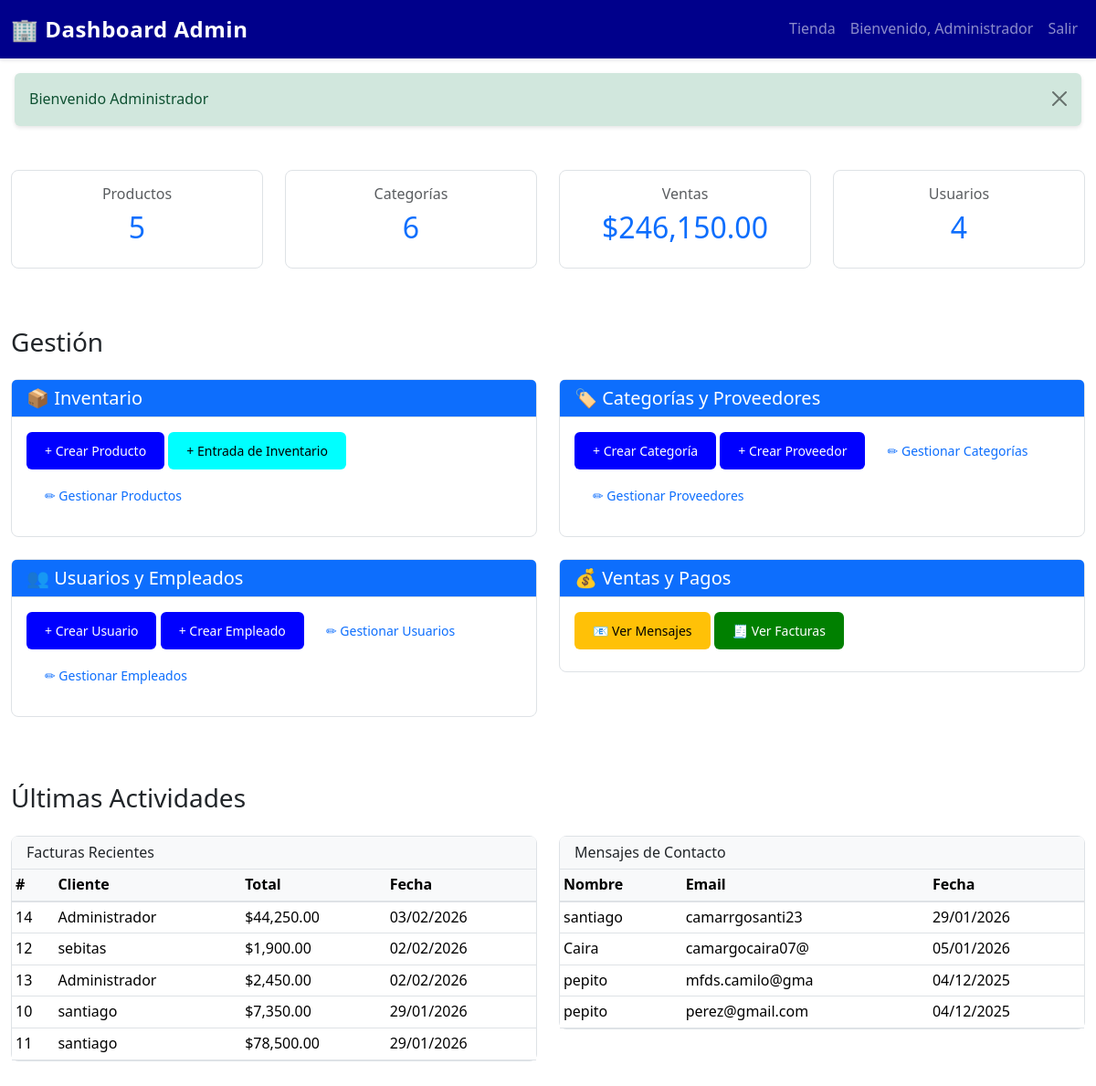
The page /FRONTEND/index.php?route=admin/dashboard (signed in) on the database as committed earlier.
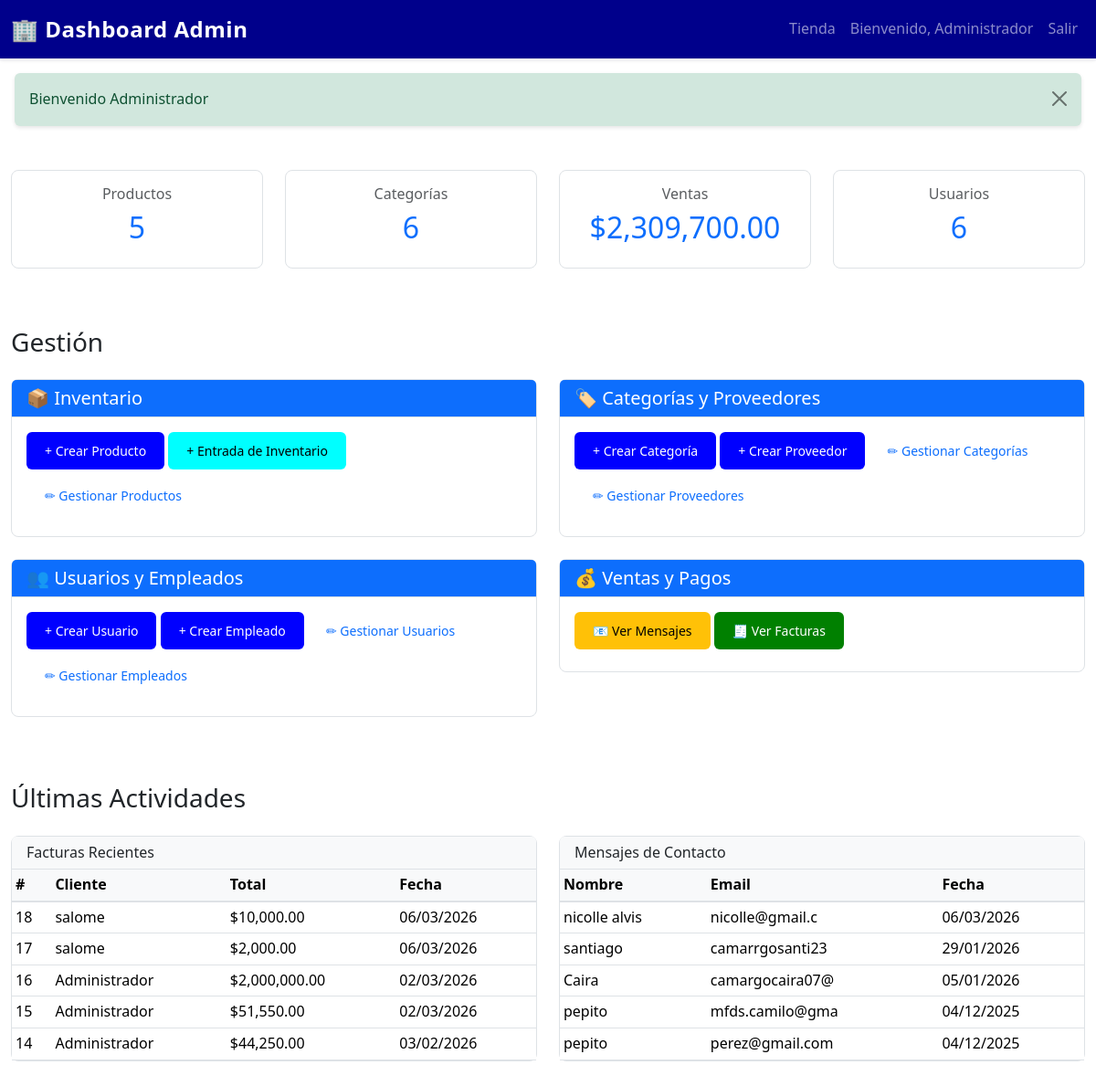
The same page on the database as committed later.
### tables this page shows
CREATE TABLE `factura` (
  `idFACTURA` int(11) NOT NULL,
  `fechaFACTURA` date DEFAULT NULL,
  `idUSUARIO` int(11) DEFAULT NULL,
  `totalFACTURA` int(11) DEFAULT NULL
);

CREATE TABLE `usuario` (
  `idUSUARIO` int(11) NOT NULL,
  `numdocUSUARIO` int(11) DEFAULT NULL,
  `tipodocumenUSUARIO` varchar(20) DEFAULT NULL,
  `nomUSUARIO` varchar(30) DEFAULT NULL,
  `direcUSUARIO` varchar(120) DEFAULT NULL,
  `telUSUARIO` int(11) DEFAULT NULL,
  `emailUSUARIO` varchar(40) DEFAULT NULL,
  `pass` varchar(255) DEFAULT NULL,
  `rolUSUARIO` enum('admin','usuario','empleado') DEFAULT 'usuario',
  `cargoUSUARIO` varchar(20) DEFAULT NULL,
  `reset_token` varchar(255) DEFAULT NULL COMMENT 'Token para recuperaci?n de contrase?a',
  `reset_token_expira` datetime DEFAULT NULL COMMENT 'Fecha de expiraci?n del token',
  `fecha_creacion` timestamp NOT NULL DEFAULT current_timestamp() COMMENT 'Fecha de creaci?n del usuario',
  `fecha_actualizacion` timestamp NOT NULL DEFAULT current_timestamp() ON UPDATE current_timestamp() COMMENT 'Fecha ?ltima actualizaci?n'
);

CREATE TABLE `mensajes_contacto` (
  `id_mensaje` int(11) NOT NULL,
  `nombre` varchar(100) NOT NULL,
  `correo` varchar(100) NOT NULL,
  `telefono` varchar(20) DEFAULT NULL,
  `mensaje` text NOT NULL,
  `fecha_envio` timestamp NOT NULL DEFAULT current_timestamp()
);

### FRONTEND/models/ProductoModel.php (called while the page is built, shortened)
<?php
class ProductoModel {
    private $db;
    public function __construct($database) {
        $this->db = $database;
    }
    public function obtenerTodos() {
        $query = "SELECT p.*, c.nomCATEGORIA, pr.nomPROVEEDOR
                  FROM producto p
                  LEFT JOIN categoria c ON p.idCATEGORIA = c.idCATEGORIA
                  LEFT JOIN proveedor pr ON p.idPROVEEDOR = pr.idPROVEEDOR
                  ORDER BY p.idPRODUCTO DESC";
        $stmt = $this->db->prepare($query);
        $stmt->execute();
        return $stmt->fetchAll(PDO::FETCH_ASSOC);
    }
}

### FRONTEND/models/CategoriaModel.php (called while the page is built, shortened)
<?php
class CategoriaModel {
    private $db;
    public function __construct($database) {
        $this->db = $database;
    }
    public function contar() {
        $query = "SELECT COUNT(*) as total FROM categoria";
        $stmt = $this->db->prepare($query);
        $stmt->execute();
        $result = $stmt->fetch(PDO::FETCH_ASSOC);
        return $result['total'];
    }
}

### FRONTEND/models/FacturaModel.php (called while the page is built, shortened)
<?php
class FacturaModel {
    private $db;
    public function __construct($database) {
        $this->db = $database;
    }
    public function obtenerTodas() {
        $query = "SELECT f.*, u.nomUSUARIO, u.emailUSUARIO
                  FROM factura f
                  JOIN usuario u ON f.idUSUARIO = u.idUSUARIO
                  ORDER BY f.fechaFACTURA DESC";
        $stmt = $this->db->prepare($query);
        $stmt->execute();
        return $stmt->fetchAll(PDO::FETCH_ASSOC);
    }
    public function obtenerTotal() {
        $query = "SELECT SUM(totalFACTURA) as total FROM factura";
        $stmt = $this->db->prepare($query);
        $stmt->execute();
        $result = $stmt->fetch(PDO::FETCH_ASSOC);
        return $result['total'] ?? 0;
    }
}

### FRONTEND/models/UsuarioModel.php (called while the page is built, shortened)
<?php
class UsuarioModel {
    private $db;
    public function __construct($database) {
        $this->db = $database;
    }
    public function contar() {
        return $this->db->query("SELECT COUNT(*) FROM usuario")->fetchColumn();
    }
}

### FRONTEND/models/MensajeModel.php (called while the page is built, shortened)
<?php
class MensajeModel {
    private $db;
    public function __construct($database) {
        $this->db = $database;
    }
public function obtenerRecientes($limit = 5) {
    $limit = (int)$limit;
    $query = "SELECT * FROM mensajes_contacto
              ORDER BY fecha_envio DESC
              LIMIT $limit";
    $stmt = $this->db->prepare($query);
    $stmt->execute();
    return $stmt->fetchAll(PDO::FETCH_ASSOC);
    }
}

### FRONTEND/views/admin/dashboard.php (the view, shortened to what the changed rows need)
<?php
require_once 'models/ProductoModel.php';
require_once 'models/CategoriaModel.php';
require_once 'models/UsuarioModel.php';
require_once 'models/FacturaModel.php';
require_once 'models/MensajeModel.php';
$db = new Database();
$conn = $db->connect();
$productoModel = new ProductoModel($conn);
$categoriaModel = new CategoriaModel($conn);
$usuarioModel = new UsuarioModel($conn);
$facturaModel = new FacturaModel($conn);
$mensajeModel = new MensajeModel($conn);
?>
<!DOCTYPE html>
<html lang="es">
<head>
    <link href="https://cdn.jsdelivr.net/npm/bootstrap@5.3.0/dist/css/bootstrap.min.css" rel="stylesheet">
    <link rel="stylesheet" href="assets/css/styles.css">
</head>
<body>
    <nav class="navbar navbar-expand-lg navbar-dark bg-dark-blue">
        <div class="container-fluid">
            <a class="navbar-brand fw-bold" href="index.php?route=admin/dashboard">🏢 Dashboard Admin</a>
            <div class="collapse navbar-collapse" id="navbarNav">
                <ul class="navbar-nav ms-auto">
                    <li class="nav-item">
                        <a class="nav-link" href="index.php?route=index">Tienda</a>
                    </li>
                    <li class="nav-item">
                        <span class="nav-link">Bienvenido, <?= $_SESSION['usuario_nombre'] ?></span>
                    </li>
                    <li class="nav-item">
                        <a class="nav-link" href="index.php?route=logout">Salir</a>
                    </li>
                </ul>
            </div>
        </div>
    </nav>
    <?php if (isset($_SESSION['success'])): ?>
        <div class="alert alert-success alert-dismissible fade show m-3" role="alert">
            <?= $_SESSION['success'] ?>
            <button type="button" class="btn-close" data-bs-dismiss="alert"></button>
        </div>
    <?php endif; ?>
    <div class="container-fluid my-5">
        <div class="row mb-5">
            <div class="col-md-3 mb-3">
                <div class="card text-center">
                    <div class="card-body">
                        <h6 class="card-title text-muted">Productos</h6>
                        <h2 class="text-primary"><?= $productoModel->obtenerTodos() ? count($productoModel->obtenerTodos()) : 0 ?></h2>
                    </div>
                </div>
            </div>
            <div class="col-md-3 mb-3">
                <div class="card text-center">
                    <div class="card-body">
                        <h6 class="card-title text-muted">Categorías</h6>
                        <h2 class="text-primary"><?= $categoriaModel->contar() ?></h2>
                    </div>
                </div>
            </div>
            <div class="col-md-3 mb-3">
                <div class="card text-center">
                    <div class="card-body">
                        <h6 class="card-title text-muted">Ventas</h6>
                        <h2 class="text-primary">$<?= number_format($facturaModel->obtenerTotal(), 2) ?></h2>
                    </div>
                </div>
            </div>
            <div class="col-md-3 mb-3">
                <div class="card text-center">
                    <div class="card-body">
                        <h6 class="card-title text-muted">Usuarios</h6>
                        <h2 class="text-primary"><?= $usuarioModel->contar() ?></h2>
                    </div>
                </div>
            </div>
        </div>
        <h3 class="mb-4">Gestión</h3>
        <div class="row">
            <div class="col-md-6 mb-4">
                <div class="card">
                    <div class="card-header bg-primary-blue text-white">
                        <h5 class="mb-0">📦 Inventario</h5>
                    </div>
                    <div class="card-body">
                        <a href="index.php?route=admin/producto/crear" class="btn btn-primary btn-sm mb-2">+ Crear Producto</a>
                        <a href="index.php?route=admin/entrada/crear" class="btn btn-info btn-sm mb-2">+ Entrada de Inventario</a>
                        <a href="index.php?route=admin/producto/listar" class="btn btn-outline-primary btn-sm mb-2">✏ Gestionar Productos</a>
                    </div>
                </div>
            </div>
            <div class="col-md-6 mb-4">
                <div class="card">
                    <div class="card-header bg-primary-blue text-white">
                        <h5 class="mb-0">🏷️ Categorías y Proveedores</h5>
                    </div>
                    <div class="card-body">
                        <a href="index.php?route=admin/categoria/crear" class="btn btn-primary btn-sm mb-2">+ Crear Categoría</a>
                        <a href="index.php?route=admin/proveedor/crear" class="btn btn-primary btn-sm mb-2">+ Crear Proveedor</a>
                        <a href="index.php?route=admin/categoria/listar" class="btn btn-outline-primary btn-sm mb-2"> ✏ Gestionar Categorías </a>
                        <a href="index.php?route=admin/proveedor/listar" class="btn btn-outline-primary btn-sm mb-2">✏ Gestionar Proveedores</a>
                    </div>
                </div>
            </div>
            <div class="col-md-6 mb-4">
                <div class="card">
                    <div class="card-header bg-primary-blue text-white">
                        <h5 class="mb-0">👥 Usuarios y Empleados</h5>
                    </div>
                    <div class="card-body">
                        <a href="index.php?route=admin/usuario/crear" class="btn btn-primary btn-sm mb-2">+ Crear Usuario</a>
                        <a href="index.php?route=admin/empleado/crear" class="btn btn-primary btn-sm mb-2">+ Crear Empleado</a>
                        <a href="index.php?route=admin/usuario/listar" class="btn btn-outline-primary btn-sm mb-2">✏ Gestionar Usuarios</a>
                        <a href="index.php?route=admin/empleado/listar" class="btn btn-outline-primary btn-sm mb-2">✏ Gestionar Empleados</a>
                    </div>
                </div>
            </div>
            <div class="col-md-6 mb-4">
                <div class="card">
                    <div class="card-header bg-primary-blue text-white">
                        <h5 class="mb-0">💰 Ventas y Pagos</h5>
                    </div>
                    <div class="card-body">
                        <a href="index.php?route=admin/mensajes" class="btn btn-warning btn-sm mb-2">📧 Ver Mensajes</a>
                        <a href="index.php?route=admin/factura/listar" class="btn btn-success btn-sm mb-2">🧾 Ver Facturas</a>
                    </div>
                </div>
            </div>
        </div>
        <h3 class="mb-4 mt-5">Últimas Actividades</h3>
        <div class="row">
            <div class="col-md-6 mb-4">
                <div class="card">
                    <div class="card-header bg-light">
                        <h6 class="mb-0">Facturas Recientes</h6>
                    </div>
                    <div class="table-responsive">
                        <table class="table table-sm table-hover mb-0">
                            <thead class="table-light">
                                <tr>
                                    <th>#</th>
                                    <th>Cliente</th>
                                    <th>Total</th>
                                    <th>Fecha</th>
                                </tr>
                            </thead>
                            <tbody>
                                <?php
                                $facturas = $facturaModel->obtenerTodas();
                                foreach (array_slice($facturas, 0, 5) as $factura):
                                ?>
                                    <tr>
                                        <td><?= $factura['idFACTURA'] ?></td>
                                        <td><?= htmlspecialchars(substr($factura['nomUSUARIO'], 0, 20)) ?></td>
                                        <td>$<?= number_format($factura['totalFACTURA'], 2) ?></td>
                                        <td><?= date('d/m/Y', strtotime($factura['fechaFACTURA'])) ?></td>
                                    </tr>
                                <?php endforeach; ?>
                            </tbody>
                        </table>
                    </div>
                </div>
            </div>
            <div class="col-md-6 mb-4">
                <div class="card">
                    <div class="card-header bg-light">
                        <h6 class="mb-0">Mensajes de Contacto</h6>
                    </div>
                    <div class="table-responsive">
                        <table class="table table-sm table-hover mb-0">
                            <thead class="table-light">
                                <tr>
                                    <th>Nombre</th>
                                    <th>Email</th>
                                    <th>Fecha</th>
                                </tr>
                            </thead>
                            <tbody>
                                <?php
                                $mensajes = $mensajeModel->obtenerRecientes(5);
                                foreach ($mensajes as $msg):
                                ?>
                                    <tr>
                                        <td><?= htmlspecialchars(substr($msg['nombre'], 0, 15)) ?></td>
                                        <td><?= htmlspecialchars(substr($msg['correo'], 0, 15)) ?></td>
                                        <td><?= date('d/m/Y', strtotime($msg['fecha_envio'])) ?></td>
                                    </tr>
                                <?php endforeach; ?>
                            </tbody>
                        </table>
                    </div>
                </div>
            </div>
        </div>
    </div>
</body>
</html>

Rows that differ between the two databases and show on the page:
no longer on this page (row unchanged): factura: idFACTURA "12", idUSUARIO.nomUSUARIO "sebitas", totalFACTURA "1,900.00", fechaFACTURA "02/02/2026"
no longer on this page (row unchanged): factura: idFACTURA "13", idUSUARIO.nomUSUARIO "Administrador", totalFACTURA "2,450.00", fechaFACTURA "02/02/2026"
no longer on this page (row unchanged): factura: idFACTURA "10", idUSUARIO.nomUSUARIO "santiago", totalFACTURA "7,350.00", fechaFACTURA "29/01/2026"
no longer on this page (row unchanged): factura: idFACTURA "11", idUSUARIO.nomUSUARIO "santiago", totalFACTURA "78,500.00", fechaFACTURA "29/01/2026"
added factura: idFACTURA "18", idUSUARIO.nomUSUARIO "salome", totalFACTURA "10,000.00", fechaFACTURA "06/03/2026"
added factura: idFACTURA "17", idUSUARIO.nomUSUARIO "salome", totalFACTURA "2,000.00", fechaFACTURA "06/03/2026"
added factura: idFACTURA "16", idUSUARIO.nomUSUARIO "Administrador", totalFACTURA "2,000,000.00", fechaFACTURA "02/03/2026"
added factura: idFACTURA "15", idUSUARIO.nomUSUARIO "Administrador", totalFACTURA "51,550.00", fechaFACTURA "02/03/2026"
added mensajes_contacto: nombre "nicolle alvis", correo "nicolle@gmail.c", fecha_envio "06/03/2026"
Other text that changed with them:
$facturaModel->obtenerTotal(): "246,150.00" → "2,309,700.00"
$usuarioModel->contar(): "4" → "6"
